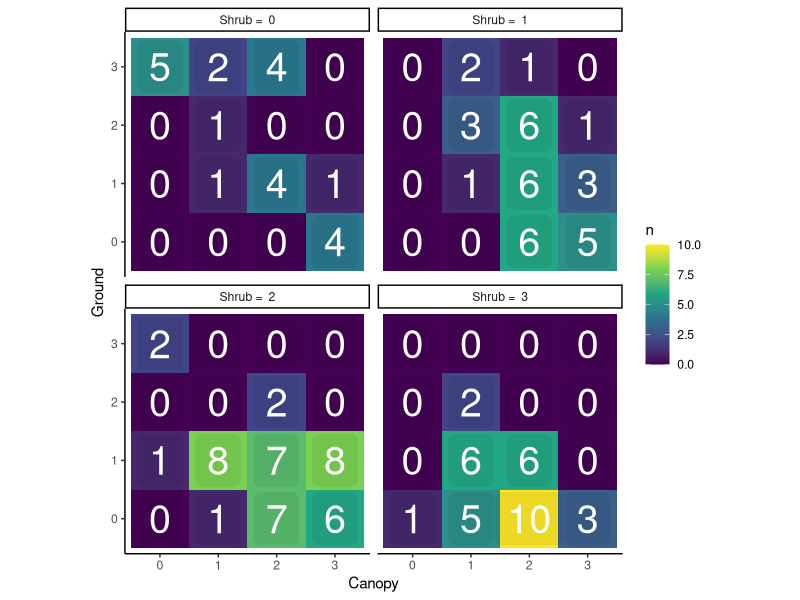

Write R code to recreate this figure.
## ---- chunk 1
# Heterogeneity Lab Analysis
#### Setup ####
library(tidyverse)
theme_set(theme_classic()) # Removes gridlines from ggplot

# Data file locations: Change these when analyzing the current dataset
current_data <- read_csv("data/F20_heterogeneity_data.csv")

historical_data_full <- read_csv("data/historical_data_Fall_03_to_19.csv")
## ---- chunk 2
contingency_3d <- current_data |> 
  select(Canopy, Shrub, Ground) |> 
  table() |> 
  as_tibble() |> 
  mutate(Shrub = paste("Shrub = ", Shrub)) # Modify shrub to include the label; this will help with faceting

## ---- chunk 3
contingency_3d |> 
  ggplot(aes(x = Canopy, y = Ground)) + 
  geom_tile(aes(fill = n)) + # Makes colored squares based on count
  scale_fill_viridis_c() + # Nice color scale
  facet_wrap(~Shrub, nrow = 2) + 
  coord_fixed() + # keeps x & y dimensions equal
  # Add text to the squares
  geom_label(aes(label = round(n, 3)), # Include the count as a label; the rounding is there in case you want to switch it to a proportion
            label.size = 0, # Keep this as is
            # Feel free to adjust these details
            # to get an image you like
            color = "white", # Text color
            fill = "#00000010", # Slight background around text to make it more legible
            size = 10) # text size; 
